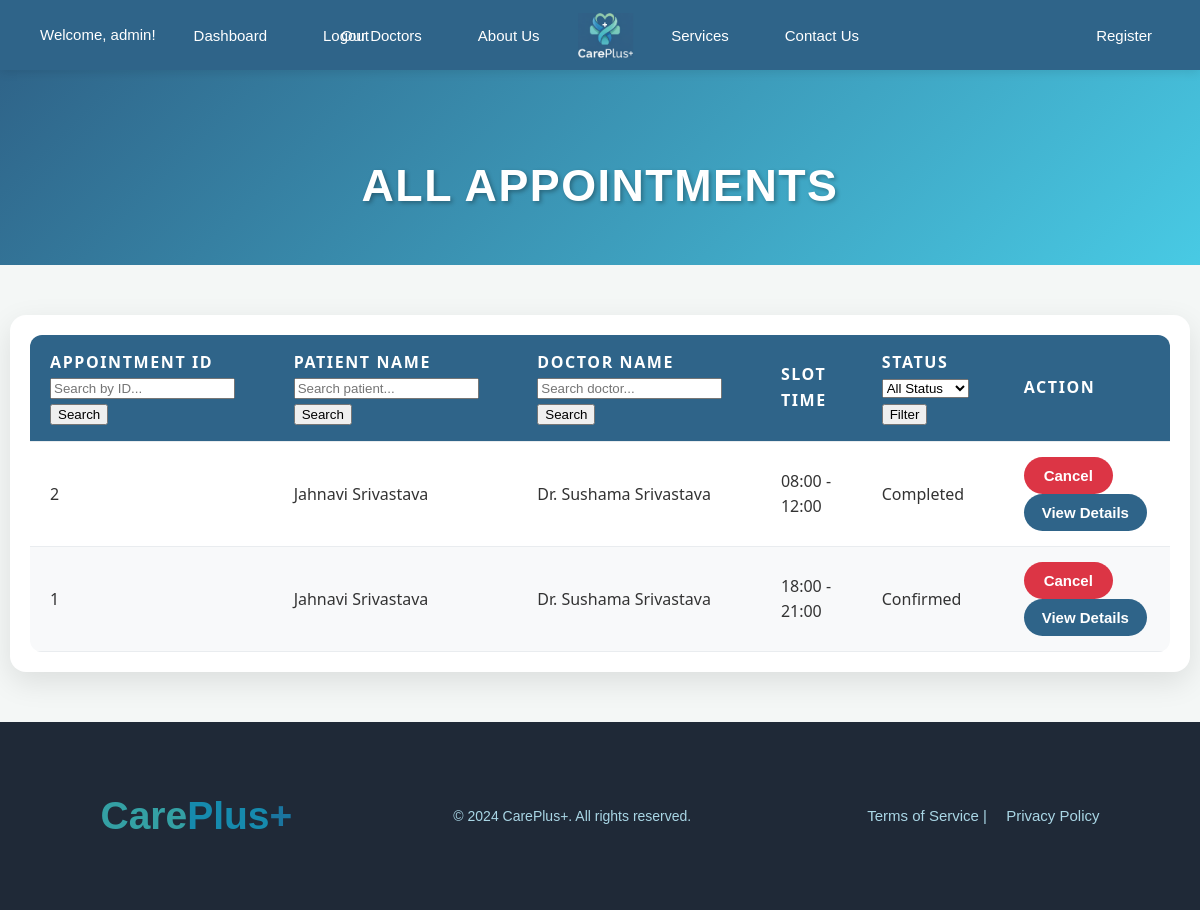
The page /admin_view_appointments (signed in) on the database its author committed.
### app/models.py (models this page shows)
class Appointment(db.Model):
    id = db.Column(db.Integer, primary_key=True)
    patient_id = db.Column(db.Integer, db.ForeignKey('patient.id', ondelete='CASCADE'), nullable=False)
    doctor_id = db.Column(db.Integer, db.ForeignKey('doctor.id', ondelete='CASCADE'), nullable=False)
    slot_id = db.Column(db.Integer, db.ForeignKey('doctor_slot.id', ondelete='CASCADE'), nullable=False)
    appointment_date = db.Column(db.Date, nullable=False)
    appointment_time = db.Column(db.Time, nullable=False)
    status = db.Column(db.String(20), default='Pending')
    booked_on = db.Column(db.DateTime, default=datetime.utcnow)

class Patient(UserMixin, db.Model):
    id = db.Column(db.Integer, primary_key=True)
    name = db.Column(db.String(150), nullable=False)
    email = db.Column(db.String(150), unique=True)
    phone = db.Column(db.String(20), nullable=False)
    age = db.Column(db.Integer)
    gender = db.Column(db.String(10))
    dob = db.Column(db.Date)
    address = db.Column(db.Text)
    blood_group = db.Column(db.String(5))
    emergency_contact_name = db.Column(db.String(150))
    emergency_contact_phone = db.Column(db.String(20))
    added_on = db.Column(db.DateTime, default=datetime.utcnow)
    password = db.Column(db.String(150), nullable=False)
    history = db.relationship('PatientHistory', backref='patient', cascade='all, delete-orphan', passive_deletes=True)
    appointments = db.relationship('Appointment', backref='patient', cascade='all, delete-orphan', passive_deletes=True)

class Doctor(UserMixin, db.Model):
    id = db.Column(db.Integer, primary_key=True)
    name = db.Column(db.String(150), nullable=False)
    specialization_id = db.Column(db.Integer, db.ForeignKey('specialization.id', ondelete='CASCADE'), nullable=False)
    email = db.Column(db.String(150), unique=True, nullable=False)
    username = db.Column(db.String(150), unique=True, nullable=False)
    password = db.Column(db.String(150), nullable=False)
    experience = db.Column(db.Integer, nullable=False)
    added_on = db.Column(db.DateTime, default=datetime.utcnow)
    education = db.Column(db.String(250))
    blacklisted = db.Column(db.Boolean, default=False)
    slots = db.relationship('DoctorSlot', backref='doctor', cascade='all, delete-orphan', passive_deletes=True)
    appointments = db.relationship('Appointment', backref='doctor', cascade='all, delete-orphan', passive_deletes=True)

class DoctorSlot(db.Model):
    id = db.Column(db.Integer, primary_key=True)
    doctor_id = db.Column(db.Integer, db.ForeignKey('doctor.id', ondelete='CASCADE'), nullable=False)
    date = db.Column(db.Date, nullable=False)
    slot_name = db.Column(db.String(20))
    start_time = db.Column(db.Time, nullable=False)
    end_time = db.Column(db.Time, nullable=False)
    max_patients = db.Column(db.Integer, default=5)
    current_patients = db.Column(db.Integer, default=0)
    status = db.Column(db.String(20), default='Available')
    appointments = db.relationship('Appointment', backref='slot', cascade='all, delete-orphan', passive_deletes=True)

### app/routes.py (the view)
    @app.route('/admin_view_appointments')
    def admin_view_appointments():
        if 'admin_id' not in session:
            return redirect(url_for('admin_login'))
        search_id = request.args.get('search_id', '')
        search_patient = request.args.get('search_patient', '')
        search_doctor = request.args.get('search_doctor', '')
        status_filter = request.args.get('status_filter', '')
        appointments_query = Appointment.query.join(Patient).join(Doctor).join(DoctorSlot)
        if search_id:
            appointments_query = appointments_query.filter(Appointment.id == search_id)
        if search_patient:
            appointments_query = appointments_query.filter(Patient.name.ilike(f'%{search_patient}%'))
        if search_doctor:
            appointments_query = appointments_query.filter(Doctor.name.ilike(f'%{search_doctor}%'))
        if status_filter:
            appointments_query = appointments_query.filter(Appointment.status == status_filter)
        appointments = appointments_query.order_by(Appointment.appointment_date.desc(), Appointment.appointment_time.desc()).all()
        return render_template('admin_appointments.html', appointments=appointments, search_id=search_id, search_patient=search_patient, search_doctor=search_doctor, status_filter=status_filter)

### templates/admin_appointments.html (shortened to what this page needs)
{% extends "base.html" %}
{% block content %}
<div class="topic">
  <h1 style="text-align:center; margin-top:30px;">All Appointments</h1>
</div>
<div class="table-container">
  <table class="table">
    <thead>
      <tr>
        <th>Appointment ID
          <form method="get" action="{{ url_for('admin_view_appointments') }}" class="table-search-form">
            <input type="text" name="search_id" placeholder="Search by ID..." value="{{ search_id }}">
            <button type="submit">Search</button>
          </form>
        </th>
        <th>Patient Name
          <form method="get" action="{{ url_for('admin_view_appointments') }}" class="table-search-form">
            <input type="text" name="search_patient" placeholder="Search patient..." value="{{ search_patient }}">
            <button type="submit">Search</button>
          </form>
        </th>
        <th>Doctor Name
          <form method="get" action="{{ url_for('admin_view_appointments') }}" class="table-search-form">
            <input type="text" name="search_doctor" placeholder="Search doctor..." value="{{ search_doctor }}">
            <button type="submit">Search</button>
          </form>
        </th>
        <th>Slot Time</th>
        <th>Status
          <form method="get" action="{{ url_for('admin_view_appointments') }}" class="table-search-form">
            <select name="status_filter">
              <option value="">All Status</option>
            </select>
            <button type="submit">Filter</button>
          </form>
        </th>
        <th>Action</th>
      </tr>
    </thead>
    <tbody>
      {% for appointment in appointments %}
      <tr>
        <td>{{ appointment.id }}</td>
        <td>{{ appointment.patient.name }}</td>
        <td>{{ appointment.doctor.name }}</td>
        <td>{{ appointment.slot.start_time.strftime('%H:%M') }} - {{ appointment.slot.end_time.strftime('%H:%M') }}</td>
        <td>{{ appointment.status }}</td>
        <td>
          <form method="POST" action="{{ url_for('admin_cancel_appointment', appointment_id=appointment.id) }}" style="display:inline;">
            <button type="submit" class="btn-cancel" onclick="return confirm('Are you sure you want to cancel this appointment?')">
              Cancel
            </button>
          </form>
          <a href="{{ url_for('admin_view_patient', patient_id=appointment.patient.id) }}">
            <button class="b-t">View Details</button>
          </a>
        </td>
      </tr>
      {% else %}
      <tr>
        <td colspan="6" style="text-align: center; padding: 20px;">
          No appointments found matching your search criteria.
        </td>
      </tr>
      {% endfor %}
    </tbody>
  </table>
</div>
{% endblock %}

### static/css/style.css (style rules this page uses)
body { font-family: 'Montserrat', sans-serif; margin: 0; padding: 0; background-color: #f4f7f6; color: #343a40; line-height: 1.6; }
.topic { background: linear-gradient(135deg, #2f6489 0%, #48cae4 100%); padding: 50px 0 35px 0; text-align: center; color: #ffffff; position: relative; overflow: hidden; }
.topic h1 { font-size: 2.8em; color: #ffffff; margin: 0 0 8px 0; font-weight: 900; letter-spacing: 1.5px; text-transform: uppercase; text-shadow: 2px 2px 4px rgba(0, 0, 0, 0.3); }
.table-container { width: 95%; margin: 50px auto; border-radius: 16px; box-shadow: 0 10px 30px rgba(0,0,0,0.1); overflow-x: auto; background: #fff; padding: 20px; }
.table { width: 100%; border-collapse: separate; border-spacing: 0; font-family: 'Segoe UI', Tahoma, Geneva, Verdana, sans-serif; font-size: 16px; border: none; border-radius: 12px; overflow: hidden; }
.table th, .table td { text-align: left; padding: 15px 20px; border-bottom: 1px solid #e9ecef; }
.table th { background-color: #2f6489; color: #ffffff; text-transform: uppercase; letter-spacing: 0.1em; font-weight: 600; }
.table td { color: #333333; }
.table tr:nth-child(even) { background-color: #f8f9fa; }
.edit-button, .r-t, .b-t { padding: 10px 18px; border-radius: 50px; cursor: pointer; font-size: 15px; font-family: 'Montserrat', sans-serif; text-decoration: none; display: inline-block; transition: all 0.3s ease; font-weight: 600; border: none; }
.b-t { color: #fff; background-color: #2f6489; }
.btn-cancel { padding: 10px 20px; background-color: #dc3545; color: white; border: none; border-radius: 50px; font-size: 15px; font-weight: 600; cursor: pointer; transition: background-color 0.3s, transform 0.2s; }

### rows shown on the page
Appointment: id "2", patient.name "Jahnavi Srivastava", doctor.name "Dr. Sushama Srivastava", slot.start_time "08:00", slot.end_time "12:00", status "Completed"
Appointment: id "1", patient.name "Jahnavi Srivastava", doctor.name "Dr. Sushama Srivastava", slot.start_time "18:00", slot.end_time "21:00", status "Confirmed"

### other values the page prints
{{ session['admin_username'] }} "admin"
